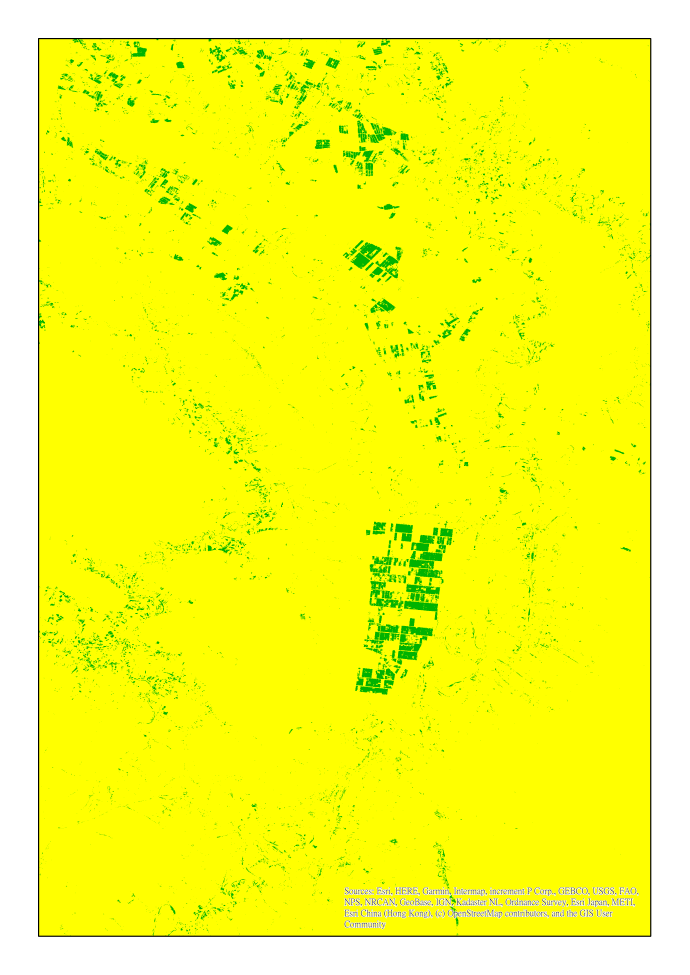
#> input picture Remote-Sensing/report-final/picture/2013_ROI_v1.png, 4135 x 5849 px, found by its file name (shown at 1/6 size)
$ python final_report.py
#> lines starting #> are read from the running program, lines starting #| are printed output that depends on the picture; after the words box and inside, x2 and y2 are one past the last pixel; in counts of white or black regions, pixels touching at a corner belong together
import os, sys, cv2
import matplotlib.pyplot as plt

year_Landsat_8 = [2013, 2016, 2018, 2020]
area_Landsat_8 = [375.20, 1096.40, 1913.20, 2890.00]

year_Sentinel_1 = [2016, 2017, 2020]
area_Sentinel_1 = [931.98, 1614.19, 2900.95]

plt.xlabel('year')
plt.ylabel('area(km^2)')
plt.title('Area in Different Year of Landsat 8')
plt.plot(year_Landsat_8, area_Landsat_8)
plt.xticks(year_Landsat_8)
for a,b in zip(year_Landsat_8, area_Landsat_8):
    plt.text(a, b-100, str(b))
plt.savefig('./picture/Landsat_8.png')
plt.show()

plt.xlabel('year')
plt.ylabel('area(km^2)')
plt.title('Area in Different Year of Sentinel-1')
plt.plot(year_Sentinel_1, area_Sentinel_1)
plt.xticks(year_Sentinel_1)
for a,b in zip(year_Sentinel_1, area_Sentinel_1):
    plt.text(a, b-100, str(b))
plt.savefig('./picture/Sentinel_1.png')
plt.show()

plt.xlabel('year')
plt.ylabel('area(km^2)')
plt.title('Area in Different Year')
plt.plot(year_Landsat_8, area_Landsat_8, label='Landsat 8', linestyle=":")
#for a,b in zip(year_Landsat_8, area_Landsat_8):
#    plt.text(a, b+200, str(b))
plt.plot(year_Sentinel_1, area_Sentinel_1, label='Sentinel-1', linestyle="-.")
#for a,b in zip(year_Sentinel_1, area_Sentinel_1):
#    plt.text(a, b-200, str(b))
plt.legend()
plt.savefig('./picture/plot.png')
plt.show()

def Show_Img(self):
    if cv2.waitKey(0) == ord('q'):
        cv2.destroyAllWindows()

def Count_Contours(img):
    img = cv2.resize(img, (0, 0), fx=0.1, fy=0.1)

    gray = cv2.cvtColor(img, cv2.COLOR_BGR2GRAY)
    thresh, binary = cv2.threshold(gray, 127, 255, cv2.THRESH_BINARY)
    guassian = cv2.GaussianBlur(binary, (7, 7), 0)
    canny = cv2.Canny(guassian, 200, 250)
    contours, hierarchy = cv2.findContours(canny, cv2.RETR_EXTERNAL, cv2.CHAIN_APPROX_NONE)

    sum = 0
    for i in contours:
        area = cv2.contourArea(i)
        sum += area

    print("sum  = {:.2f} pixel.".format(sum))
    print("area = {:.2f} km^2.".format(sum * 0.8 * 0.1))
    print()

    cv2.imshow("img", img)
    cv2.imshow("canny", canny)
    Show_Img(None)

path = os.path.join(sys.path[0])

img_2013_ROI = cv2.imread(path + './picture/2013_ROI_v1.png')
#> img_2013_ROI is the input picture: shape (5849, 4135, 3); mean B, G, R 47, 251.4, 246.8
Count_Contours(img_2013_ROI)
#> in Count_Contours, `thresh, binary = cv2.threshold(gray, 127, 255, cv2.THRESH_BINARY)`:
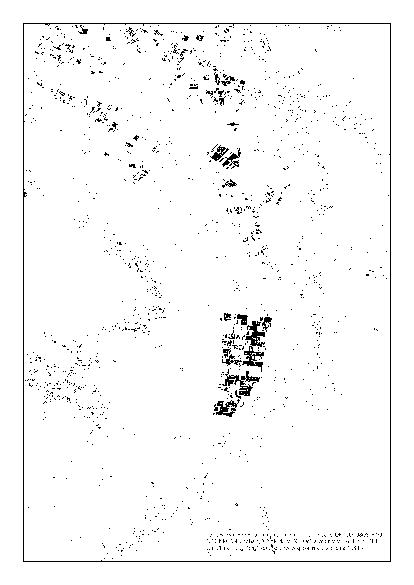
#> binary: shape (585, 414); 97.3% white; black in thin lines or dots, all inside (x1, y1, x2, y2) = (23, 23, 391, 562)
#> in Count_Contours, `canny = cv2.Canny(guassian, 200, 250)`: canny: shape (585, 414); 1.2% white in thin lines or dots, all inside (x1, y1, x2, y2) = (21, 21, 392, 563)
#> in Count_Contours, `contours, hierarchy = cv2.findContours(canny, cv2.RETR_EXTERNAL, cv2.C..`: contours = 182 contours, 163 with area under 20; largest, box (x1, y1, x2, y2) and area: (213, 65, 236, 86) 154, (211, 146, 229, 161) 130, (205, 87, 230, 106) 110, (221, 179, 237, 188) 71, (236, 314, 272, 340) 55
#> the loop in Count_Contours, `for i in contours:` made 182 passes
#> (area, sum) on passes 35, 41: (24, 82), (26, 123)
#> after the loop in Count_Contours, `for i in contours:`: sum = 1528.5
#| sum  = 1528.50 pixel.
#| area = 122.28 km^2.
#> (key q is pressed here)

img_2016_ROI = cv2.imread(path + './picture/2016_ROI_v1.png')
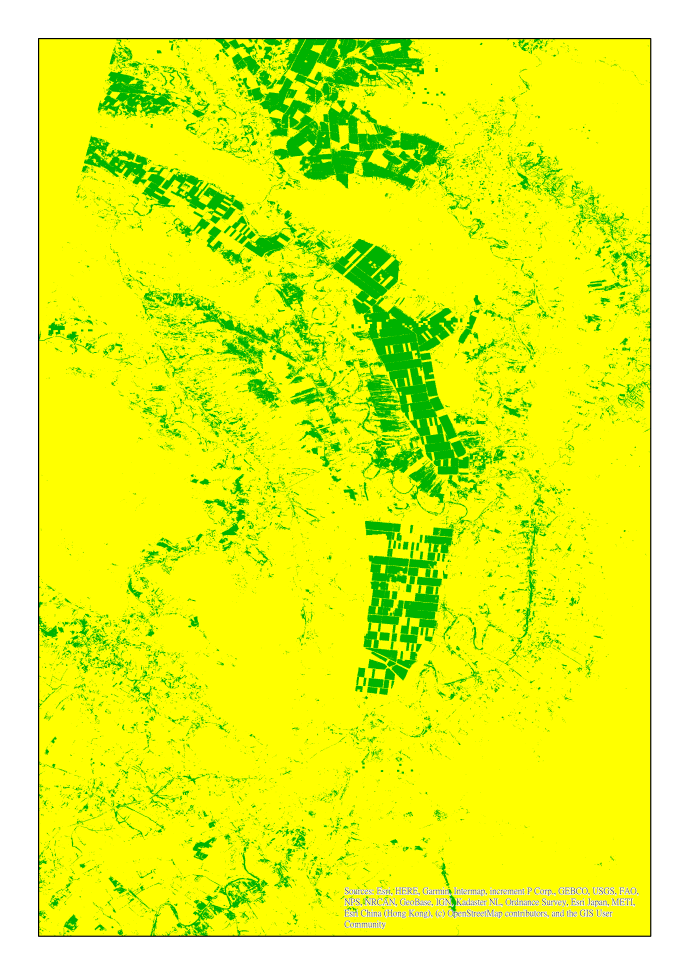
#> input picture Remote-Sensing/report-final/picture/2016_ROI_v1.png, 4135 x 5849 px, found by its file name (shown at 1/6 size)
#> img_2016_ROI is the input picture: shape (5849, 4135, 3); mean B, G, R 47, 245.5, 227.1
Count_Contours(img_2016_ROI)
#> in Count_Contours (call 2), `thresh, binary = cv2.threshold(gray, 127, 255, cv2.THRESH_BINARY)`: binary: shape (585, 414); 90.9% white; 2620 black regions (2549 under 20 px), largest, box (x1, y1, x2, y2) and area: (23, 23, 391, 562) 6007, (207, 148, 289, 295) 3338, (218, 312, 272, 417) 2130
#> in Count_Contours (call 2), `canny = cv2.Canny(guassian, 200, 250)`: canny: shape (585, 414); 4.4% white in thin lines or dots, all inside (x1, y1, x2, y2) = (21, 21, 393, 564)
#> in Count_Contours (call 2), `contours, hierarchy = cv2.findContours(canny, cv2.RETR_EXTERNAL, cv2.C..`: contours = 471 contours, 419 with area under 20; largest, box (x1, y1, x2, y2) and area: (171, 22, 255, 53) 260, (104, 112, 146, 134) 214, (136, 139, 174, 154) 204, (219, 312, 252, 382) 186, (218, 371, 260, 397) 185
#> the loop in Count_Contours (call 2), `for i in contours:` made 471 passes
#> (area, sum) on pass 53: (52.5, 217.5)
#| sum  = 4705.00 pixel.
#| area = 376.40 km^2.
#> (key Esc is pressed here)

img_2018_ROI = cv2.imread(path + './picture/2018_ROI_v1.png')
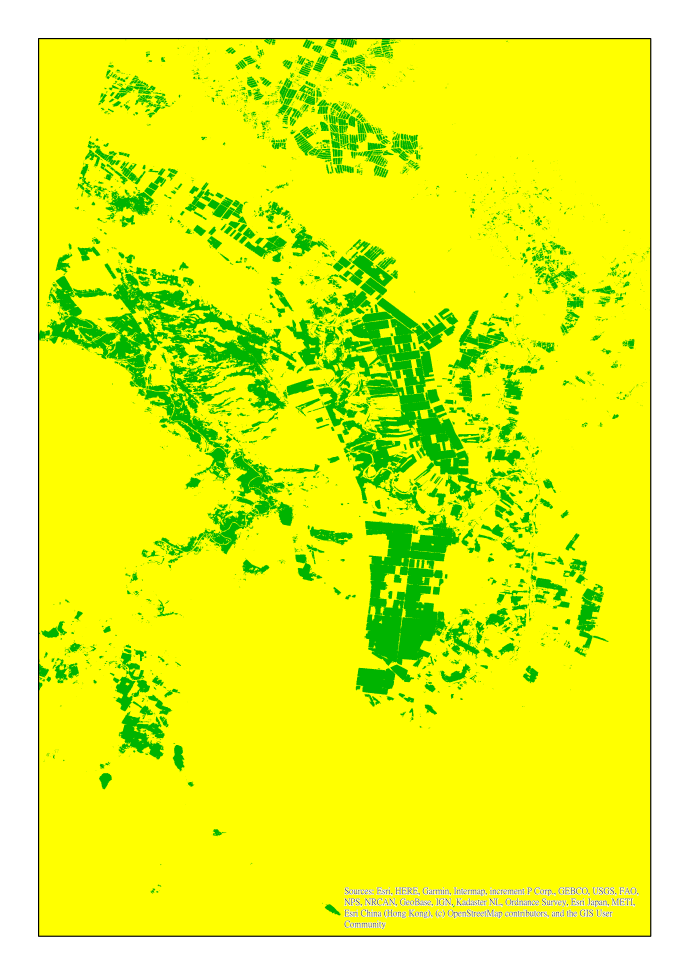
#> input picture Remote-Sensing/report-final/picture/2018_ROI_v1.png, 4135 x 5849 px, found by its file name (shown at 1/6 size)
#> img_2018_ROI is the input picture: shape (5849, 4135, 3); mean B, G, R 47, 245.5, 226.7
Count_Contours(img_2018_ROI)
#> in Count_Contours (call 3), `thresh, binary = cv2.threshold(gray, 127, 255, cv2.THRESH_BINARY)`: binary: shape (585, 414); 89.8% white; 1120 black regions (1004 under 20 px), largest, box (x1, y1, x2, y2) and area: (23, 23, 391, 562) 5590, (194, 179, 290, 305) 3193, (219, 309, 276, 400) 2819
#> in Count_Contours (call 3), `canny = cv2.Canny(guassian, 200, 250)`:
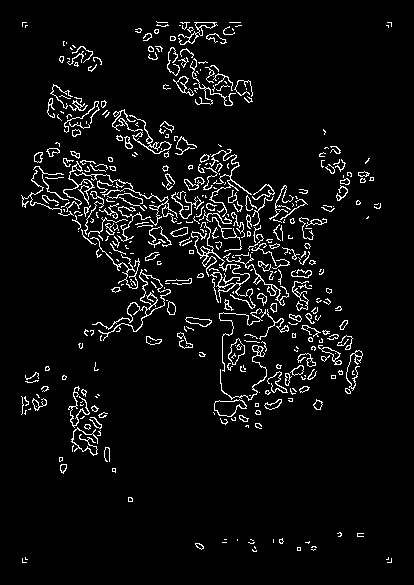
#> canny: shape (585, 414); 5.3% white in thin lines or dots, all inside (x1, y1, x2, y2) = (21, 21, 392, 563)
#> in Count_Contours (call 3), `contours, hierarchy = cv2.findContours(canny, cv2.RETR_EXTERNAL, cv2.C..`: contours = 420 contours, 343 with area under 20; largest, box (x1, y1, x2, y2) and area: (92, 269, 171, 341) 688, (214, 399, 247, 417) 350, (191, 222, 256, 309) 244, (228, 338, 245, 365) 235, (129, 115, 172, 154) 207
#> the loop in Count_Contours (call 3), `for i in contours:` made 420 passes
#> (area, sum) on passes 10, 23, 28: (29, 45), (41, 130.5), (46, 193.5)
#> after the loop in Count_Contours (call 3), `for i in contours:`: sum = 6925.5
#| sum  = 6925.50 pixel.
#| area = 554.04 km^2.

img_2020_ROI = cv2.imread(path + './picture/2020_ROI_v1.png')
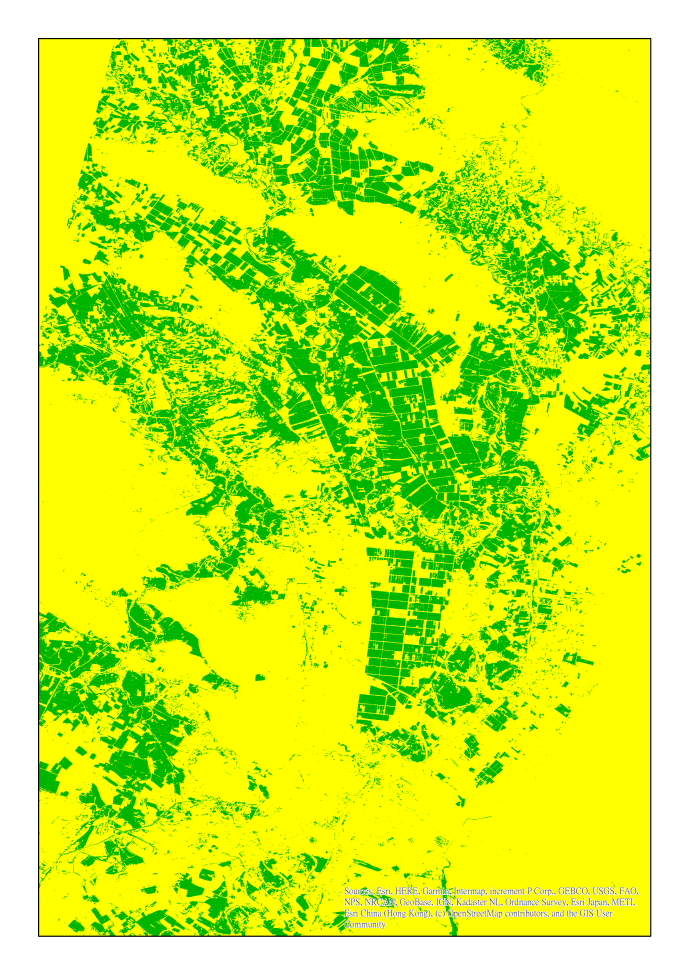
#> input picture Remote-Sensing/report-final/picture/2020_ROI_v1.png, 4135 x 5849 px, found by its file name (shown at 1/6 size)
#> img_2020_ROI is the input picture: shape (5849, 4135, 3); mean B, G, R 47, 237.7, 199.5
Count_Contours(img_2020_ROI)
#> in Count_Contours (call 4), `gray = cv2.cvtColor(img, cv2.COLOR_BGR2GRAY)`:
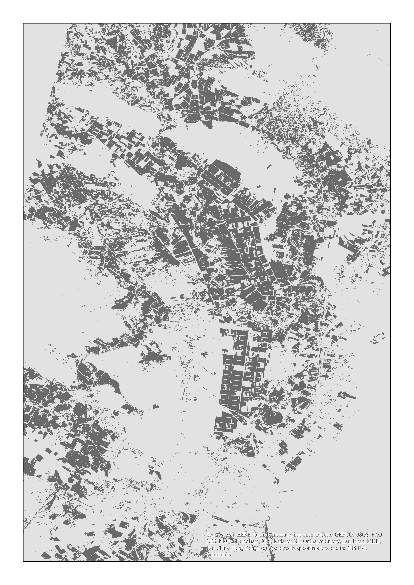
#> gray: shape (585, 414); min 0, max 255, mean 204.5
#> in Count_Contours (call 4), `thresh, binary = cv2.threshold(gray, 127, 255, cv2.THRESH_BINARY)`: binary: shape (585, 414); 80.6% white; 2040 black regions (1906 under 20 px), largest, box (x1, y1, x2, y2) and area: (124, 124, 337, 318) 9914, (23, 23, 391, 562) 9186, (214, 329, 288, 433) 2573
#> in Count_Contours (call 4), `canny = cv2.Canny(guassian, 200, 250)`:
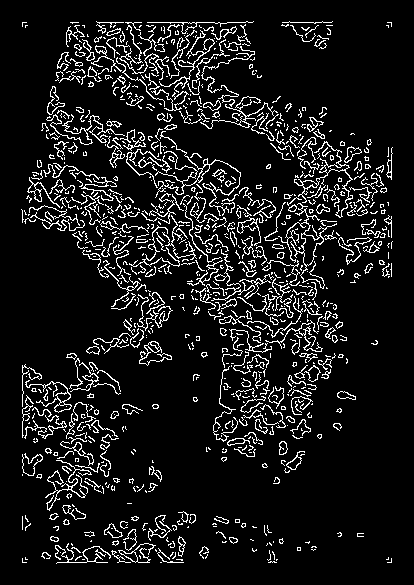
#> canny: shape (585, 414); 9.8% white in thin lines or dots, all inside (x1, y1, x2, y2) = (21, 21, 393, 564)
#> in Count_Contours (call 4), `contours, hierarchy = cv2.findContours(canny, cv2.RETR_EXTERNAL, cv2.C..`: contours = 887 contours, 773 with area under 20; largest, box (x1, y1, x2, y2) and area: (278, 203, 337, 289) 456, (294, 141, 353, 218) 280, (25, 380, 72, 413) 234, (155, 131, 241, 216) 228, (27, 177, 60, 208) 133
#> the loop in Count_Contours (call 4), `for i in contours:` made 887 passes
#> (area, sum) on passes 31, 33, 43: (120.5, 211.5), (53.5, 266), (33.5, 338)
#> after the loop in Count_Contours (call 4), `for i in contours:`: sum = 9137.5
#| sum  = 9137.50 pixel.
#| area = 731.00 km^2.
